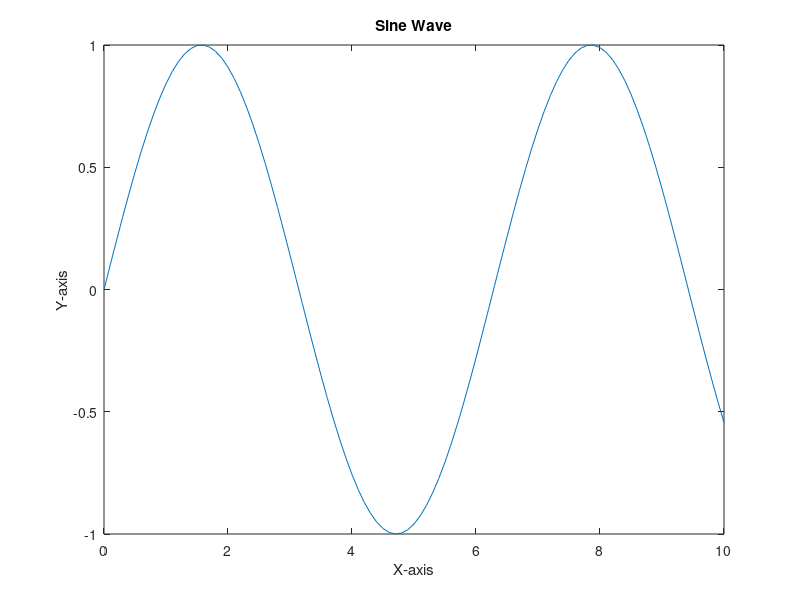

This chart was generated by the following MATLAB code: (Note: this script raises an error after producing the figure.)
% 脚本文件: dot_product.m

% 定义向量A和B
A = [1, 2, 3];
B = [4, 5, 6];

% 计算点积
dotProduct = A * B';

% 显示点积结果
disp('向量A和B的点积是:');
disp(dotProduct);
% 脚本文件: inverse_matrix.m

% 定义3x3矩阵C
C = [1, 2, 3; 4, 5, 6; 7, 8, 9];

% 尝试计算C的逆矩阵
try
    C_inverse = inv(C);
    disp('矩阵C的逆矩阵是:');
    disp(C_inverse);
catch ME
    disp('矩阵C不可逆:');
    disp(ME.message);
end
% 脚本文件: print_numbers.m

% 使用for循环打印1到10的所有数字
for i = 1:10
    disp(i);
end
% 脚本文件: add_numbers.m

% 定义函数addNumbers
function sum = addNumbers(a, b)
    sum = a + b;
end

% 调用函数
result = addNumbers(5, 10);
disp('5和10的和是:');
disp(result);
% 脚本文件: plot_sine_wave.m

% 定义x轴上的点
x = 0:0.1:10;

% 计算正弦值
y = sin(x);

% 绘制正弦波
plot(x, y);
title('Sine Wave');
xlabel('X-axis');
ylabel('Y-axis');
% 脚本文件: read_data.m

% 打开文件data.txt
fid = fopen('data.txt', 'r');

% 读取数据
data = textscan(fid, '%f');

% 关闭文件
fclose(fid);

% 显示读取的数据
disp('文件data.txt中的数据:');
disp(data{1});
% 脚本文件: fibonacci_series.m

% 设定斐波那契数列的项数
n = 10;

% 初始化斐波那契数列数组
fib = zeros(1, n);

% 定义前两个斐波那契数
fib(1) = 1;
fib(2) = 1;

% 计算斐波那契数列的其余部分
for i = 3:n
    fib(i) = fib(i-1) + fib(i-2);
end

% 打印斐波那契数列的前n个数
disp('斐波那契数列的前10个数是:');
disp(fib);
